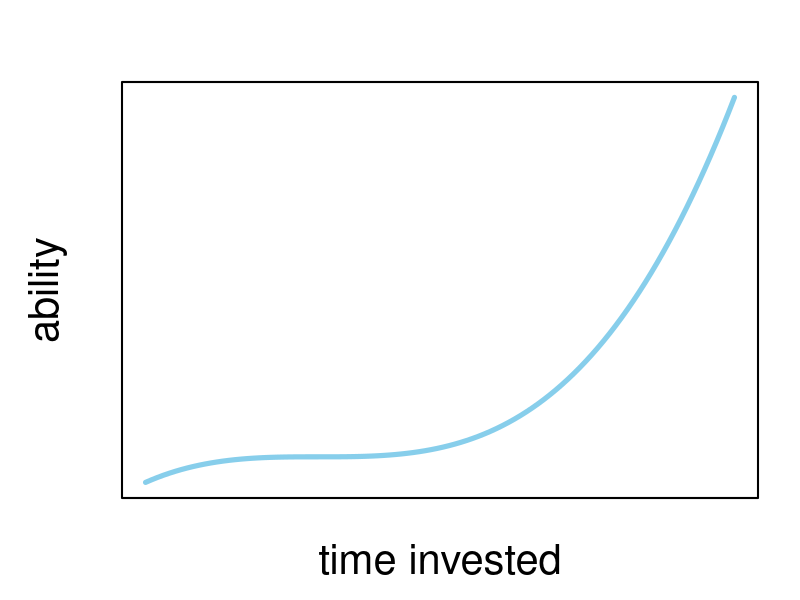

The R script that drew this image:
## ---- chunk 1
par(mar = c(5, 6, 4, 2) + 0.1)
y <- c((1:100 - 30)^3)
plot(
  1:100
  , y
  , type = "l"
  # , xlim = c(33, 100)
  , ylim = c(min(y) - 200, max(y))
  , xlab = "time invested"
  , ylab = "ability"
  , axes = FALSE
  , lwd = 5
  , col = "skyblue"
  , cex.lab = 2.5
)
box(lwd = 2)
## ---- chunk 2
1+1
7/9
12^4
## ---- chunk 3
sqrt(121)
log(23)
sin(1)
## ---- chunk 4
x <- 10
y <- 6
x + y

z <- x + y
y/z
## ---- chunk 5
X <- 5 # Does not replace variable x
x
## ---- chunk 6
name <- "Jed Bartlet"  # Character
age <- 65           # Integer / Double
president <- TRUE         # Boolean
## ---- chunk 7
staff <- c("Josh", "CJ", "Sam")
alter <- c(42, 39, 38)
female <- c(FALSE, TRUE, FALSE)

staff
age
female
## ---- chunk 8
staff[2]
## ---- chunk 9
age <- c(Josh = 42, CJ = 39, Sam = 38)
age["Sam"]
## ---- chunk 10
staff[c(1, 3)]
## ---- chunk 11
age[c("CJ", "Sam")]
## ---- chunk 12
staff[2]
age["CJ"]
age[staff[2]]
## ---- chunk 13
age == 4
age > 40
staff != "CJ"
## ---- chunk 14
age[staff != "CJ"]
age > 38 & !female
staff[age > 38 & !female]
## ---- chunk 15
x <- c(1:5)
y <- c(6:10)
## ---- chunk 16
z <- c(x, y)
## ---- chunk 17
z <- z[c(5, 6, 7, 8, 9, 10)]
z
## ---- chunk 18
c(1:6) %% 2
c(1:6) %% 2 == 0
z[c(1:6) %% 2 == 0]
## ---- chunk 19
m <- matrix(1:9, nrow = 3)
## ---- chunk 20
m # A matrix
## ---- chunk 21
m <- matrix(c(1:9), nrow = 3)
m[1, ] # First row
m[, 3] # Third column
m[1, 3] # Element in the first row and third column
## ---- chunk 22
rownames(m) <- c("dog", "cat", "mouse")
colnames(m) <- c("no", "yes", "maybe")

m["mouse", ]
m[,"maybe"]
## ---- chunk 23
v1 <- c(1:3)
v2 <- v1

m1 <- matrix(c(1:9), nrow = 3)
m2 <- m1
## ---- chunk 24
v1 + 4
v1 - v2
v1^v2
## ---- chunk 25
m1 * m2
## ---- chunk 26
(x <- c(1:3))
(x <- c(1:3, "four")) # all elements become characters
